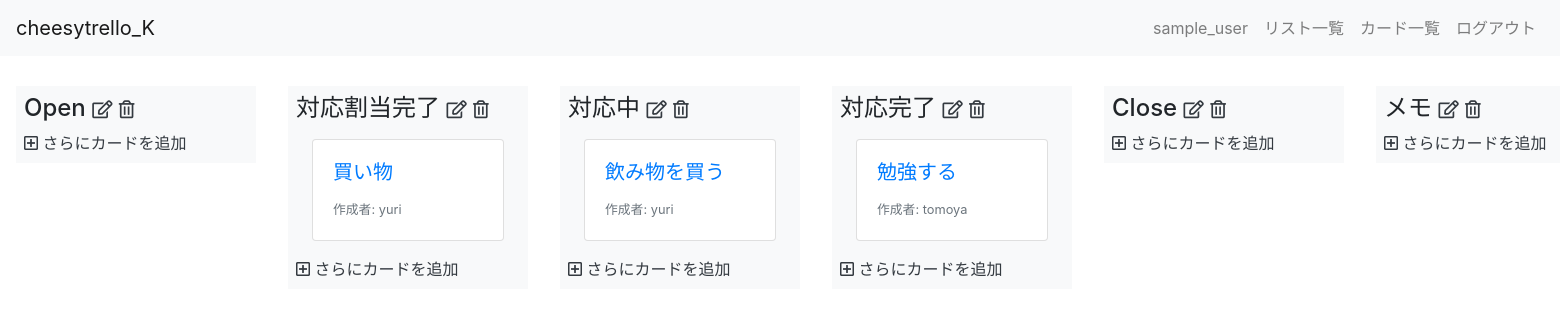
The page /kanban/home/ (signed in) on the database its author committed.
### kanban/models.py (models this page shows, shortened)
class List(models.Model):
    title = models.CharField(max_length=200)
    user = models.ForeignKey(User, on_delete=models.CASCADE)

class Card(models.Model):
    title = models.CharField(max_length=200)
    description = models.TextField()
    user = models.ForeignKey(User, on_delete=models.CASCADE)
    list = models.ForeignKey(List, on_delete=models.CASCADE)

### kanban/views.py (the view)
# urls.py: path("home/", views.HomeView.as_view(), name="home"), # 追加
class HomeView(LoginRequiredMixin, ListView):
    model = List
    template_name = "kanban/home.html"

### kanban/templates/kanban/home.html (shortened to what this page needs)
{% extends "kanban/base.html" %}
{% block content %}
<div class="container-fluid home">
  <div class="row flex-nowrap">
    {% for list in list_list %}
    <div class="bg-light m-3 p-2 list">
      <h4>{{ list.title }}
        <a href="{% url 'kanban:lists_update' list.pk %}" class="text-dark"><i class="far fa-edit fa-xs"></i></a>
        <a href="{% url 'kanban:lists_delete' list.pk %}" class="text-dark"><i class="far fa-trash-alt fa-xs"></i></a>
      </h4>
      {% for card in list.card_set.all %}
      <a href="{% url 'kanban:cards_detail' card.pk %}" class="card m-3">
        <div class="card-body">
          <h5 class="card-title">{{ card.title }}</h5>
          <footer>
            <small class="text-muted">作成者: {{ card.user.username }}</small>
          </footer>
        </div>
      </a>
      {% endfor %}
      <a href="{% url 'kanban:cards_create' %}" class="text-dark"><i class="far fa-plus-square"></i> さらにカードを追加</a>
    </div>
    {% endfor %}
  </div>
</div>
{% endblock %}

### kanban/templates/kanban/base.html (shortened to what this page needs)
{% load static %}
<!doctype html>
<html lang="ja">
  <head>
    <link rel="stylesheet" href="https://stackpath.bootstrapcdn.com/bootstrap/4.3.1/css/bootstrap.min.css">
    <link href="https://use.fontawesome.com/releases/v5.6.1/css/all.css" rel="stylesheet">
    <link rel="stylesheet" type="text/css" href="{% static 'kanban/custom.css' %}">
  </head>
  <body>
    <header>
      <nav class="navbar navbar-expand-lg navbar-light bg-light fixed-top">
        {% if request.user.is_authenticated %}
        <a class="navbar-brand" href="{% url 'kanban:home' %}">cheesytrello_K</a>
        {% else %}
        <a class="navbar-brand" href="{% url 'kanban:index' %}">cheesytrello_K</a>
        {% endif %}
        <div class="collapse navbar-collapse" id="navbarSupportedContent">
          <ul class="navbar-nav">
            {% if request.user.is_authenticated %}
            <li class="nav-item">
              <a class="nav-link" href="{% url 'kanban:users_detail' request.user.pk %}">{{ request.user.username }}</a>
            </li>
            <li class="nav-item">
              <a class="nav-link" href="{% url 'kanban:lists_list' %}">リスト一覧</a>
            </li>
            <li class="nav-item">
              <a class="nav-link" href="{% url 'kanban:cards_list' %}">カード一覧</a>
            </li>
            <li class="nav-item">
              <a class="nav-link" href="{% url 'logout' %}">ログアウト</a>
            </li>
            {% endif %}
          </ul>
        </div>
      </nav>
    </header>
    <main>
      {% block content %}
      {% endblock %}
    </main>
  </body>
</html>

### kanban/static/kanban/custom.css (style rules this page uses)
body { padding-top: 70px; }
.home { display: table-cell !important; }
.list { width: 240px; height: 100%; }

### kanban/templates/kanban/home.html (style rules this page uses)
body { padding-top: 70px; }

### rows shown on the page
List: title "Open"
List: title "対応割当完了"
Card: title "買い物", user.username "yuri"
List: title "対応中"
Card: title "飲み物を買う", user.username "yuri"
List: title "対応完了"
Card: title "勉強する", user.username "tomoya"
List: title "Close"
List: title "メモ"

### other values the page prints
{{ request.user.username }} "sample_user"
